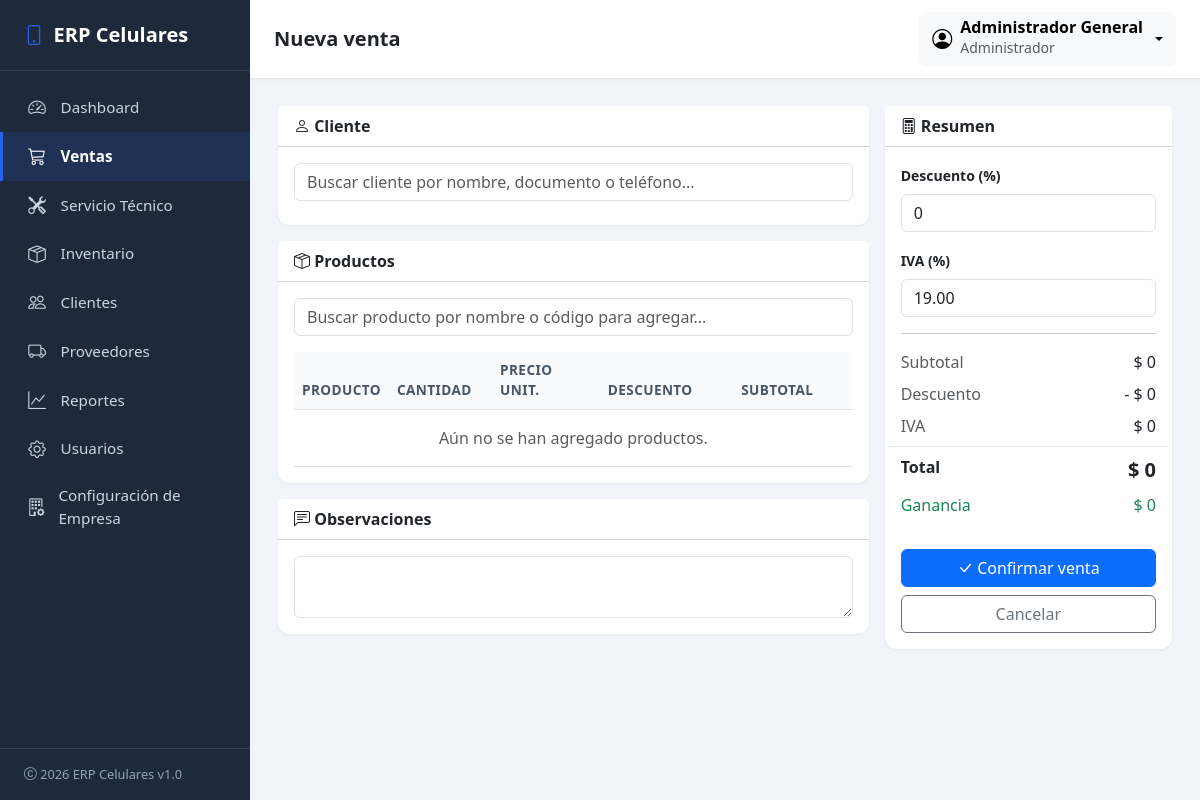
The page /ventas/nueva/ (signed in) on the database its author committed.
### company/models.py (models this page shows, shortened)
class Company(models.Model):
    class TipoEmpresa(models.TextChoices):
        NATURAL = 'natural', 'Persona Natural'
        JURIDICA = 'juridica', 'Persona Jurídica'
    class RegimenTributario(models.TextChoices):
        SIMPLIFICADO = 'simplificado', 'Régimen Simplificado'
        COMUN = 'comun', 'Régimen Común'
        SIMPLE = 'simple', 'Régimen Simple de Tributación'
        NO_RESPONSABLE = 'no_responsable', 'No Responsable de IVA'
    class Moneda(models.TextChoices):
        COP = 'COP', 'Peso Colombiano (COP)'
        USD = 'USD', 'Dólar Estadounidense (USD)'
        EUR = 'EUR', 'Euro (EUR)'
        MXN = 'MXN', 'Peso Mexicano (MXN)'
    class Idioma(models.TextChoices):
        ES = 'es', 'Español'
        EN = 'en', 'Inglés'
    class Estado(models.TextChoices):
        ACTIVA = 'activa', 'Activa'
        SUSPENDIDA = 'suspendida', 'Suspendida'
        PRUEBA = 'prueba', 'En prueba'
    nombre_comercial = models.CharField('Nombre comercial', max_length=150, blank=True)
    razon_social = models.CharField('Razón social', max_length=150, blank=True)
    nit = models.CharField('NIT', max_length=30, blank=True)
    tipo_empresa = models.CharField(
        'Tipo de empresa', max_length=20,
        choices=TipoEmpresa.choices, blank=True,
    )
    regimen_tributario = models.CharField(
        'Régimen tributario', max_length=20,
        choices=RegimenTributario.choices, blank=True,
    )
    responsable_iva = models.BooleanField('Responsable de IVA', default=True)
    actividad_economica = models.CharField(
        'Actividad económica', max_length=150, blank=True,
        help_text='Código CIIU y/o descripción de la actividad principal.',
    )
    direccion = models.CharField('Dirección', max_length=255, blank=True)
    pais = models.CharField('País', max_length=100, blank=True, default='Colombia')
    departamento = models.CharField('Departamento', max_length=100, blank=True)
    municipio = models.CharField('Municipio / Ciudad', max_length=100, blank=True)
    codigo_postal = models.CharField('Código postal', max_length=20, blank=True)
    telefono = models.CharField('Teléfono', max_length=30, blank=True)
    whatsapp = models.CharField('WhatsApp', max_length=30, blank=True)
    correo = models.EmailField('Correo electrónico', blank=True)
    sitio_web = models.URLField('Sitio web', blank=True)
    moneda = models.CharField('Moneda', max_length=3, choices=Moneda.choices, default=Moneda.COP)
    simbolo_moneda = models.CharField('Símbolo de moneda', max_length=5, default='$')
    idioma = models.CharField('Idioma', max_length=5, choices=Idioma.choices, default=Idioma.ES)
    zona_horaria = models.CharField('Zona horaria', max_length=50, default='America/Bogota')
    fecha_creacion = models.DateTimeField('Fecha de creación', auto_now_add=True)
    fecha_modificacion = models.DateTimeField('Fecha de última modificación', auto_now=True)
    estado = models.CharField('Estado', max_length=20, choices=Estado.choices, default=Estado.ACTIVA)
    activo = models.BooleanField('Activo', default=True)
    licencia = models.CharField('Licencia', max_length=50, blank=True, default='Estándar')
    version_erp = models.CharField('Versión del ERP', max_length=20, blank=True, default='1.0')
    class Meta:
        verbose_name = 'Empresa'
        verbose_name_plural = 'Configuración de Empresa'
    @classmethod
    def get_solo(cls):
        obj, _creado = cls.objects.get_or_create(pk=1)
        return obj

### accounts/models.py (models this page shows, shortened)
class CustomUser(AbstractUser):
    class Roles(models.TextChoices):
        ADMIN = 'admin', 'Administrador'
        VENDEDOR = 'vendedor', 'Vendedor'
        TECNICO = 'tecnico', 'Técnico'
    role = models.CharField(
        'Rol',
        max_length=20,
        choices=Roles.choices,
        default=Roles.VENDEDOR,
    )
    telefono = models.CharField('Teléfono', max_length=30, blank=True)
    class Meta:
        verbose_name = 'Usuario'
        verbose_name_plural = 'Usuarios'
    @property
    def es_admin(self):
        return self.role == self.Roles.ADMIN or self.is_superuser

### sales/views.py (the view)
# urls.py: path('nueva/', views.sale_create, name='sale_create'),
@login_required
@role_required(*ROLES_VENTAS)
def sale_create(request):
    if request.method == 'POST':
        form = SaleForm(request.POST)
        producto_ids = request.POST.getlist('producto_id')
        cantidades = request.POST.getlist('cantidad')
        precios = request.POST.getlist('precio_unitario')
        descuentos = request.POST.getlist('descuento_item')
        if not producto_ids:
            messages.error(request, 'Debes agregar al menos un producto a la venta.')
            return render(request, 'sales/sale_form.html', {
                'form': form, 'titulo': 'Nueva venta', 'seccion_activa': 'ventas',
            })
        if form.is_valid():
            try:
                with transaction.atomic():
                    venta = form.save(commit=False)
                    venta.vendedor = request.user
                    venta.estado = Sale.Estado.COMPLETADA
                    venta.save()
                    venta.asignar_numero_factura()
                    for idx, prod_id in enumerate(producto_ids):
                        if not prod_id:
                            continue
                        producto = get_object_or_404(Product, pk=prod_id)
                        cantidad = int(cantidades[idx]) if idx < len(cantidades) and cantidades[idx] else 0
                        if cantidad <= 0:
                            continue
                        if cantidad > producto.stock:
                            raise ValueError(
                                f'Stock insuficiente para "{producto.nombre}". '
                                f'Disponible: {producto.stock}, solicitado: {cantidad}.'
                            )
                        precio = _to_decimal(precios[idx]) if idx < len(precios) else producto.precio_venta
                        desc = _to_decimal(descuentos[idx]) if idx < len(descuentos) else Decimal('0')
                        item = SaleItem(
                            venta=venta,
                            producto=producto,
                            cantidad=cantidad,
                            precio_unitario=precio,
                            precio_compra=producto.precio_compra,
                            descuento=desc,
                        )
                        item.save()
                        producto.stock -= cantidad
                        producto.save(update_fields=['stock'])
                    venta.recalcular()
                messages.success(request, f'Venta {venta.numero} registrada correctamente.')
                return redirect('sales:sale_detail', pk=venta.pk)
            except ValueError as e:
                messages.error(request, str(e))
        else:
            messages.error(request, 'Corrige los errores del formulario.')
    else:
        form = SaleForm()
    contexto = {
        'form': form,
        'titulo': 'Nueva venta',
        'seccion_activa': 'ventas',
    }
    return render(request, 'sales/sale_form.html', contexto)

### templates/sales/sale_form.html (shortened to what this page needs)
{% extends 'base.html' %}
{% load static %}
{% block page_title %}{{ titulo }}{% endblock %}
{% block content %}
<form method="post" id="ventaForm"
      data-clientes-url="{% url 'sales:client_search' %}"
      data-productos-url="{% url 'sales:product_search' %}">
    <div class="row g-3">
        <div class="col-lg-8">
            <div class="card mb-3">
                <div class="card-header bg-white fw-semibold"><i class="bi bi-person"></i> Cliente</div>
                <div class="card-body">
                    <div class="position-relative mb-2">
                        <input type="text" id="clienteBuscar" class="form-control"
                               placeholder="Buscar cliente por nombre, documento o teléfono...">
                    </div>
                </div>
            </div>
            <div class="card mb-3">
                <div class="card-header bg-white fw-semibold"><i class="bi bi-box-seam"></i> Productos</div>
                <div class="card-body">
                    <div class="position-relative mb-3">
                        <input type="text" id="productoBuscar" class="form-control"
                               placeholder="Buscar producto por nombre o código para agregar...">
                    </div>
                    <div class="table-responsive">
                        <table class="table align-middle mb-0" id="itemsTabla">
                            <thead>
                                <tr>
                                    <th>Producto</th>
                                    <th style="width: 110px;">Cantidad</th>
                                    <th style="width: 130px;">Precio unit.</th>
                                    <th style="width: 120px;">Descuento</th>
                                    <th class="text-end" style="width: 120px;">Subtotal</th>
                                    <th style="width: 40px;"></th>
                                </tr>
                            </thead>
                            <tbody id="itemsBody">
                                <tr id="filaVacia"><td colspan="6" class="text-center text-muted py-3">
                                    Aún no se han agregado productos.
                                </td></tr>
                            </tbody>
                        </table>
                    </div>
                </div>
            </div>
            <div class="card">
                <div class="card-header bg-white fw-semibold"><i class="bi bi-chat-left-text"></i> Observaciones</div>
                <div class="card-body">{{ form.observaciones }}</div>
            </div>
        </div>
        <div class="col-lg-4">
            <div class="card sticky-top" style="top: 1rem;">
                <div class="card-header bg-white fw-semibold"><i class="bi bi-calculator"></i> Resumen</div>
                <div class="card-body">
                    <div class="mb-3">
                        <label class="form-label small fw-semibold">Descuento (%)</label>
                        {{ form.descuento_porcentaje }}
                    </div>
                    <div class="mb-3">
                        <label class="form-label small fw-semibold">IVA (%)</label>
                        {{ form.iva_porcentaje }}
                    </div>
                    <hr>
                    <dl class="row mb-0">
                        <dt class="col-7 fw-normal text-muted">Subtotal</dt>
                        <dd class="col-5 text-end" id="resumenSubtotal">$ 0</dd>
                        <dt class="col-7 fw-normal text-muted">Descuento</dt>
                        <dd class="col-5 text-end" id="resumenDescuento">- $ 0</dd>
                        <dt class="col-7 fw-normal text-muted">IVA</dt>
                        <dd class="col-5 text-end" id="resumenIva">$ 0</dd>
                        <dt class="col-7 fw-bold border-top pt-2">Total</dt>
                        <dd class="col-5 text-end fw-bold fs-5 border-top pt-2" id="resumenTotal">$ 0</dd>
                        <dt class="col-7 fw-normal text-success">Ganancia</dt>
                        <dd class="col-5 text-end text-success" id="resumenGanancia">$ 0</dd>
                    </dl>
                    <div class="d-grid gap-2 mt-4">
                        <button type="submit" class="btn btn-primary" id="btnGuardar">
                            <i class="bi bi-check-lg"></i> Confirmar venta
                        </button>
                        <a href="{% url 'sales:sale_list' %}" class="btn btn-outline-secondary">Cancelar</a>
                    </div>
                </div>
            </div>
        </div>
    </div>
</form>
{% endblock %}

### templates/base.html (shortened to what this page needs)
{% load static %}
<!DOCTYPE html>
<html lang="es">
<head>
    <link href="https://cdn.jsdelivr.net/npm/bootstrap@5.3.3/dist/css/bootstrap.min.css" rel="stylesheet">
    <link href="https://cdn.jsdelivr.net/npm/bootstrap-icons@1.11.3/font/bootstrap-icons.css" rel="stylesheet">
    <link href="{% static 'css/styles.css' %}" rel="stylesheet">
    <link href="{% static 'css/loading.css' %}" rel="stylesheet">
</head>
<body class="erp-loading-activo">
    <aside class="erp-sidebar" id="erpSidebar">
        <div class="sidebar-brand">
            {% if branding_config and branding_config.logo_principal %}
            <img src="{{ branding_config.logo_principal.url }}" alt="Logo" style="height: 28px; width: auto;">
            {% else %}
            <i class="bi bi-phone"></i>
            {% endif %}
            <span>{{ company_config.nombre_comercial|default:'ERP Celulares' }}</span>
        </div>
        <nav class="nav flex-column">
            <a href="{% url 'dashboard:index' %}" class="nav-link {% if seccion_activa == 'dashboard' %}active{% endif %}">
                <i class="bi bi-speedometer2"></i> Dashboard
            </a>
            {% if user.es_admin or user.role == 'vendedor' %}
            <a href="{% url 'sales:sale_list' %}" class="nav-link {% if seccion_activa == 'ventas' %}active{% endif %}">
                <i class="bi bi-cart3"></i> Ventas
            </a>
            {% endif %}
            {% if user.es_admin or user.role == 'tecnico' %}
            <a href="{% url 'repairs:order_list' %}" class="nav-link {% if seccion_activa == 'servicio' %}active{% endif %}">
                <i class="bi bi-tools"></i> Servicio Técnico
            </a>
            {% endif %}
            {% if user.es_admin %}
            <a href="{% url 'inventory:product_list' %}" class="nav-link {% if seccion_activa == 'inventario' %}active{% endif %}">
                <i class="bi bi-box-seam"></i> Inventario
            </a>
            {% endif %}
            <a href="{% url 'clients:client_list' %}" class="nav-link {% if seccion_activa == 'clientes' %}active{% endif %}">
                <i class="bi bi-people"></i> Clientes
            </a>
            <a href="#" class="nav-link {% if seccion_activa == 'proveedores' %}active{% endif %}">
                <i class="bi bi-truck"></i> Proveedores
            </a>
            <a href="#" class="nav-link {% if seccion_activa == 'reportes' %}active{% endif %}">
                <i class="bi bi-graph-up"></i> Reportes
            </a>
            {% if user.es_admin %}
            <a href="{% url 'accounts:user_list' %}" class="nav-link {% if seccion_activa == 'configuracion' %}active{% endif %}">
                <i class="bi bi-gear"></i> Usuarios
            </a>
            <a href="{% url 'company:config' %}" class="nav-link {% if seccion_activa == 'configuracion_empresa' %}active{% endif %}">
                <i class="bi bi-building-gear"></i> Configuración de Empresa
            </a>
            {% endif %}
        </nav>
        <div class="sidebar-footer">
            <i class="bi bi-c-circle"></i> 2026 ERP Celulares v1.0
        </div>
    </aside>
    <div class="erp-content">
        <nav class="erp-navbar d-flex align-items-center justify-content-between">
            <div class="d-flex align-items-center gap-3">
                <h5 class="mb-0 fw-semibold">{% block page_title %}{% endblock %}</h5>
            </div>
            <div class="dropdown">
                <button class="btn btn-light d-flex align-items-center gap-2 dropdown-toggle"
                        type="button" data-bs-toggle="dropdown" aria-expanded="false">
                    <i class="bi bi-person-circle fs-5"></i>
                    <span class="text-start d-none d-sm-block">
                        <span class="d-block fw-semibold lh-1">{{ user.get_full_name|default:user.username }}</span>
                        <small class="text-muted">{{ user.get_role_display }}</small>
                    </span>
                </button>
            </div>
        </nav>
        <main class="erp-main">
            {% block content %}{% endblock %}
        </main>
    </div>
</body>
</html>

### rows shown on the page
Company: nombre_comercial "ERP Celulares"
CustomUser: get_full_name "Administrador General", role "Administrador"

### other values the page prints
{{ titulo }} "Nueva venta"
